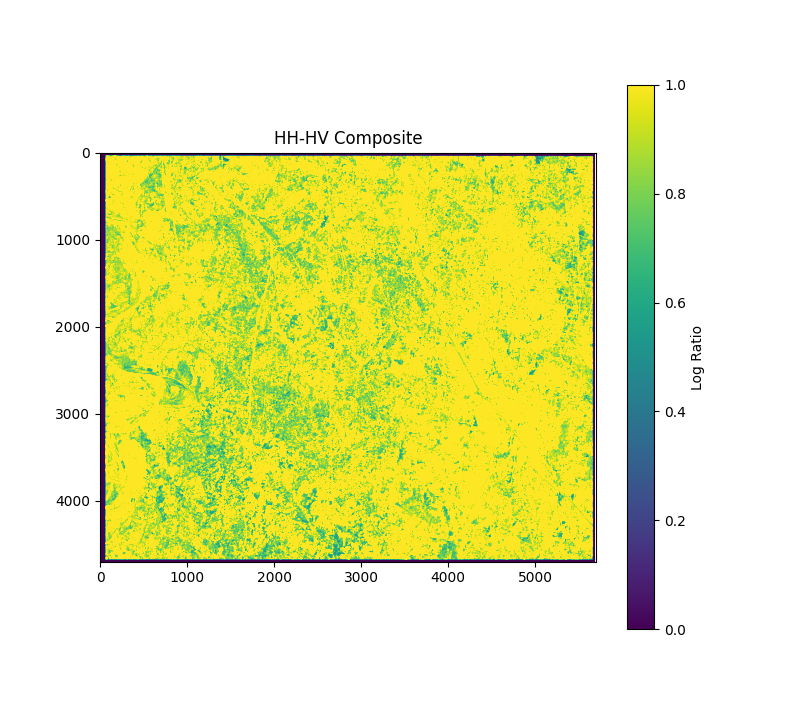

Python code for this plot:
import rasterio
import numpy as np
import matplotlib.pyplot as plt

# Paths to your HH and HV TIFF files
hh_tif_path = "C:\\Users\\ma\\project\\data\\Labdata\\ShahzadpurHH.tif"
hv_tif_path = "C:\\Users\\ma\\project\\data\\Labdata\\ShahzadpurHV.tif"

# Open the TIFF files using rasterio
with rasterio.open(hh_tif_path) as hh_dataset, rasterio.open(hv_tif_path) as hv_dataset:
    hh_data = hh_dataset.read(1)  # Read the first band
    hv_data = hv_dataset.read(1)  # Read the first band
# Calculate the log ratio
combined_data = np.log(hh_data) - np.log(hv_data)

plt.figure(figsize=(8, 8))

plt.imshow(combined_data, cmap='viridis', vmin=0, vmax=1)  # Adjust vmin and vmax as needed
plt.colorbar(label="Log Ratio")
plt.title("HH-HV Composite")
plt.show()
